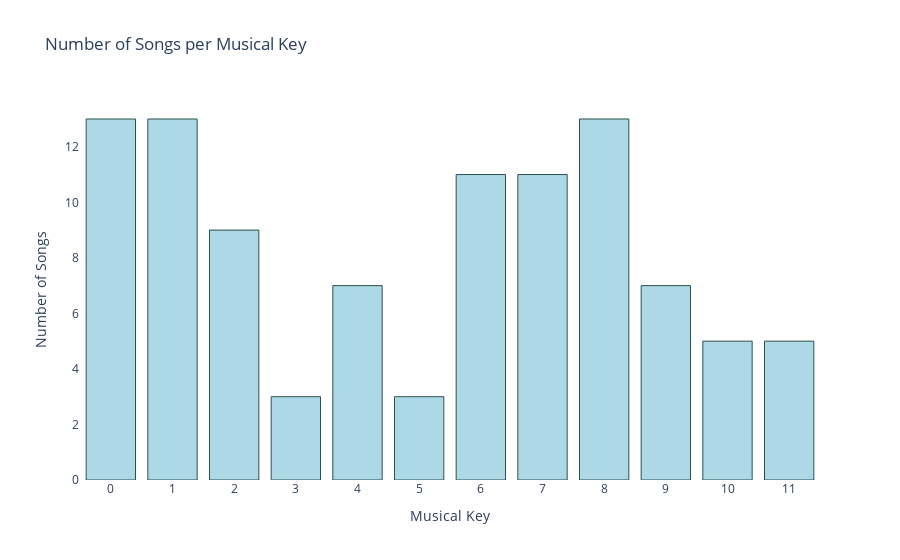

The code cell stored with this chart in its notebook:
### Code cell
import pandas as pd
import plotly.express as px


spotify_data = pd.read_csv("ds4200_spotify_data.csv")


songs_per_key = spotify_data['key'].value_counts().sort_index().reset_index()
songs_per_key.columns = ['key', 'count']


fig = px.bar(
    songs_per_key,
    x='key',
    y='count',
    hover_data=['count'],
    title='Number of Songs per Musical Key',
    labels={'key': 'Musical Key', 'count': 'Number of Songs'}
)


fig.update_traces(
    marker_color='lightblue',
    hovertemplate='Key: %{x}<br>Count: %{y}',
    marker=dict(line=dict(width=1, color='DarkSlateGrey'))
)

fig.update_layout(
    hovermode='x unified',
    xaxis=dict(tickmode='linear'),
    plot_bgcolor='white'
)


fig.show()

fig.write_html("/Users/carissa/Desktop/cv/barplot.html")

### Figure 1 — Plotly figure (JSON) as saved in the notebook; plotly's stock layout.template omitted (floating-point values rounded to 4 significant figures)
{"data": [{"alignmentgroup": "True", "hovertemplate": "Key: %{x}<br>Count: %{y}", "legendgroup": "", "marker": {"color": "lightblue", "line": {"color": "DarkSlateGrey", "width": 1}, "pattern": {"shape": ""}}, "name": "", "offsetgroup": "", "orientation": "v", "showlegend": false, "textposition": "auto", "type": "bar", "x": [0, 1, 2, 3, 4, 5, 6, 7, 8, 9, 10, 11], "xaxis": "x", "y": [13, 13, 9, 3, 7, 3, 11, 11, 13, 7, 5, 5], "yaxis": "y"}], "layout": {"autosize": true, "barmode": "relative", "hovermode": "x unified", "legend": {"tracegroupgap": 0}, "plot_bgcolor": "white", "title": {"text": "Number of Songs per Musical Key"}, "xaxis": {"anchor": "y", "autorange": true, "domain": [0, 1], "range": [-0.5, 11.5], "tickmode": "linear", "title": {"text": "Musical Key"}, "type": "linear"}, "yaxis": {"anchor": "x", "autorange": true, "domain": [0, 1], "range": [0, 13.68], "title": {"text": "Number of Songs"}, "type": "linear"}}}
